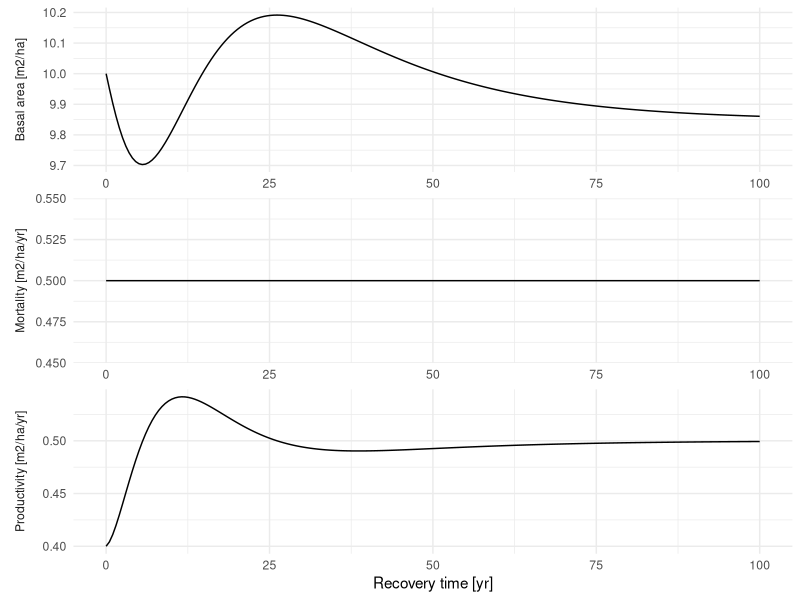

Here is the R script that generated this plot:
## ---- chunk 1
#| message: false
#| warning: false
library(tidyverse)
## ---- chunk 2
thetainf <- 0.5
theta0 <- 0.4
ba0 <- 10
lambda <- 0.05

ltp <- function(x, lambda = 0.05) 1 - exp(-lambda * x)
stp <- function(time, delta = 0.2, tau = 10) {
  delta * (time / tau * exp(1 - time / tau))^2
}
int_stp <- function(time, delta = 0.2, tau = 10) {
  delta * exp(2) * tau / 4 - delta * exp((1 - time / tau) * 2) *
    (time^2 / (2 * tau) + time / 2 + tau / 4)
}

facet_labs <- c(
  "ba" = "Basal area [m2/ha]",
  "prod" = "Productivity [m2/ha/yr]",
  "mort" = "Mortality [m2/ha/yr]"
)

data.frame(t = seq(0, 100, length.out = 200)) |>
  mutate(
    prod = theta0 + (thetainf - theta0) * ltp(t) + thetainf * stp(t),
    mort = thetainf,
    ba = ba0 + thetainf * int_stp(t) - (thetainf - theta0) / lambda *
      (1 - exp(-lambda * t))
  ) |>
  pivot_longer(-t) |>
  ggplot(aes(t, value)) +
  geom_line() +
  facet_wrap(~name,
    scales = "free", nrow = 3,
    labeller = labeller(name = facet_labs),
    strip.position = "left"
  ) +
  labs(x = "Recovery time [yr]", y = NULL) +
  theme_minimal() +
  theme(strip.placement = "outside")
